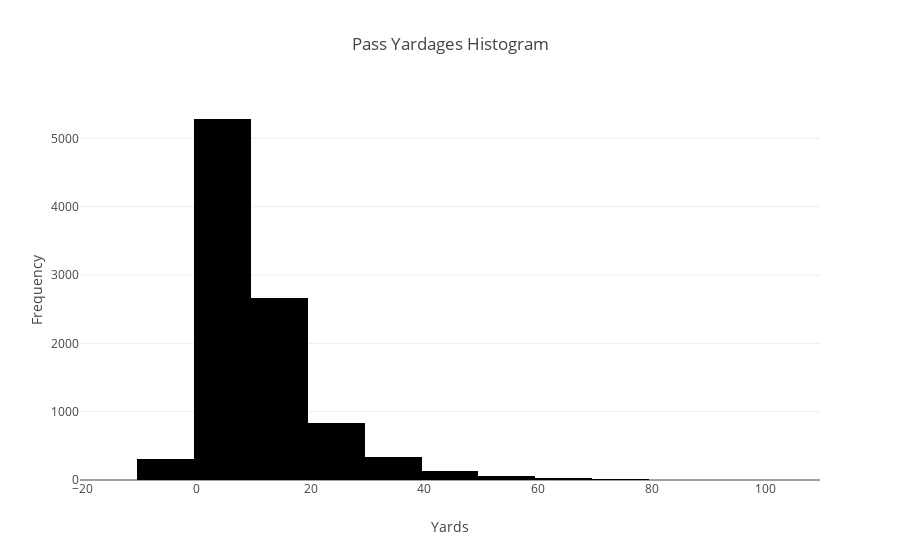

The notebook cell this image was saved under:
### Code cell
pass_fig

### Figure 1 — Plotly figure (JSON) as saved in the notebook; plotly's stock layout.template omitted (floating-point values rounded to 4 significant figures; data arrays with more than 128 entries replaced by an {"elided": "..."} marker saying what was removed)
{"data": [{"alignmentgroup": "True", "bingroup": "x", "hovertemplate": "x=%{x}<br>count=%{y}<extra></extra>", "legendgroup": "", "marker": {"color": "#000001", "pattern": {"shape": ""}}, "name": "", "nbinsx": 20, "offsetgroup": "", "orientation": "v", "showlegend": false, "type": "histogram", "x": {"elided": "9670 int values"}, "xaxis": "x", "yaxis": "y"}], "layout": {"barmode": "relative", "legend": {"tracegroupgap": 0}, "title": {"text": "Pass Yardages Histogram"}, "xaxis": {"anchor": "y", "domain": [0, 1], "title": {"text": "Yards"}}, "yaxis": {"anchor": "x", "domain": [0, 1], "title": {"text": "Frequency"}}}}
